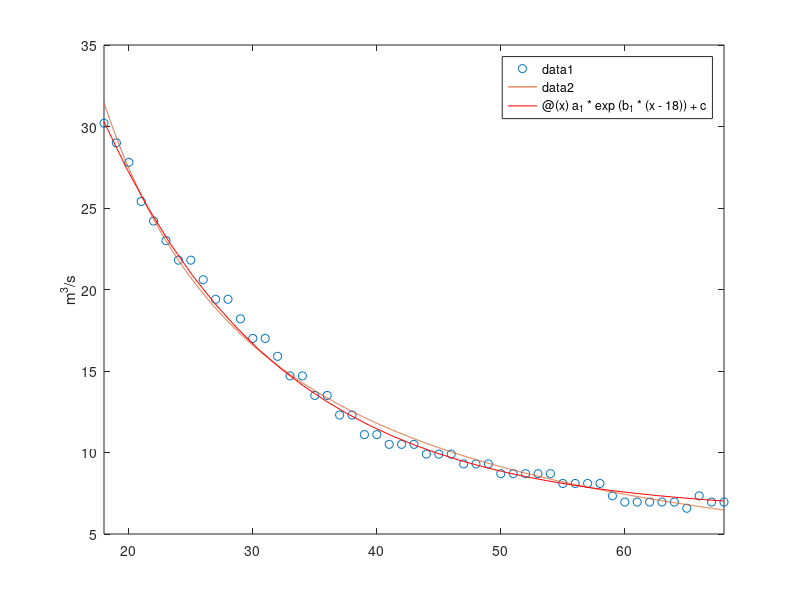

Reproduce this figure in MATLAB.
  q = [2.40  2.56   2.56  2.56  2.72  2.88  3.20  4.04  5.56  6.20  9.30 14.70 ...
      18.20 21.80  27.80 30.20 31.40 30.20 29.00 27.80 25.40 24.20 23.00 21.80 ...
      21.80 20.60  19.40 19.40 18.20 17.00 17.00 15.90 14.70 14.70 13.50 13.50 ...
      12.30 12.30  11.10 11.10 10.50 10.50 10.50  9.90  9.90  9.90  9.30  9.30 ...
       9.30  8.70   8.70  8.70  8.70  8.70  8.10  8.10  8.10  8.10  7.34  6.96 ...
       6.96  6.96   6.96  6.96  6.58  7.34  6.96  6.96  6.96];
  
   q = q(18:68);
   t = 1:(length(q)-1);
   t = 18:68;
  
   plot(t,q,'o');
   ylabel('m^3/s');
  
   a_1 = 24;
   b_1 = -0.07;
   c = 6.3;
  
   hold on;
  
   F = [t'.^(-1) t'.^(-2)];
   th = pinv(F'*F)*F'*q';
   ta = 18:0.01:68;
   qa = [ta'.^-1, ta'.^-2]*th;
   plot(ta,qa);
  
   fplot(@(x) a_1*exp(b_1*(x-18))+c,[18,68],'r');